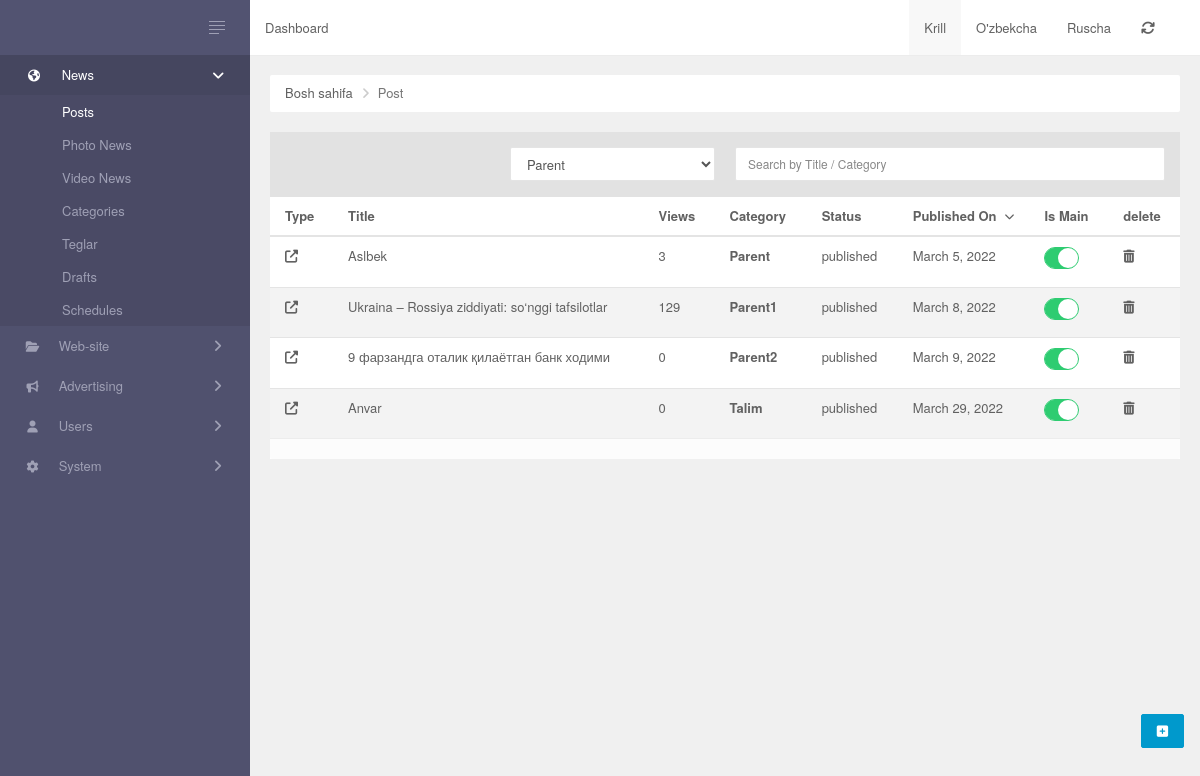
/, run on an earlier commit of the app's database.
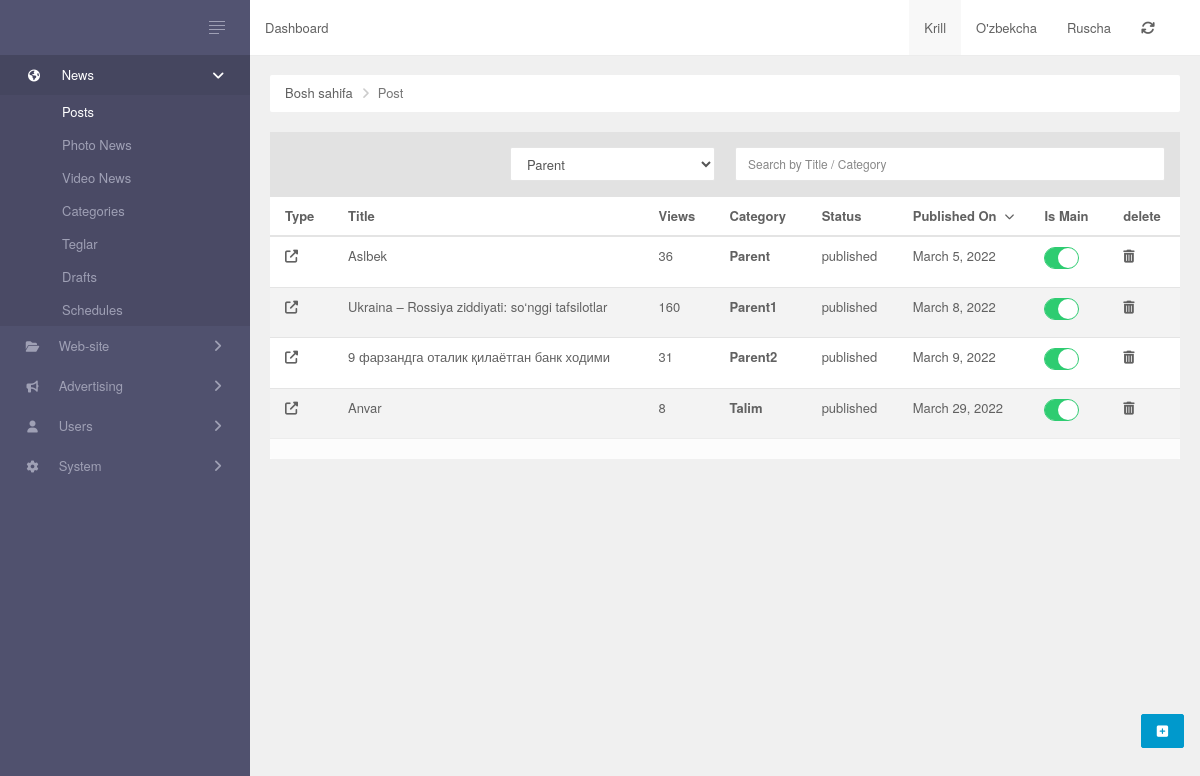
And on a later commit of the database.
### Admin/models/post.py (models this page shows, shortened)
class Post(models.Model):
    name = models.CharField(max_length = 200)
    slug = models.SlugField(unique=True, max_length=100)
    img = models.ImageField(upload_to='image/', default=True)
    short_info = models.CharField(max_length = 150)
    description = QuillField()
    category = models.ForeignKey('Category', on_delete = models.CASCADE)
    tags = TaggableManager()
    created_at = models.DateTimeField(auto_now_add = True)
    updated_at = models.DateTimeField(auto_now = True)
    STATUS = Choices('draft', 'published', 'disabled', 'posted')
    status = StatusField()
    views = models.PositiveBigIntegerField(default = 0)
    author = models.ForeignKey('MyUser', on_delete = models.CASCADE)
    is_main = models.BooleanField(default = False)

### Admin/models/category.py (models this page shows)
class Category(MPTTModel):
    name = models.CharField(max_length = 200)
    slug = models.SlugField(unique=True)
    description = models.TextField()
    is_hidden = models.BooleanField()
    is_home = models.BooleanField()
    creted_at = models.DateTimeField(auto_now_add = True)
    parent = TreeForeignKey('self', on_delete=models.CASCADE, null=True, blank=True, related_name='children')
    class MPTTMeta:
        order_insertion_by = ['name']
    def __str__(self):
        return self.name

### Admin/views.py (the view)
# urls.py: path('', index, name ='home'),
def index(request):
    news = Post.objects.all()
    category = Category.objects.all()
    return render(request,'index.html',{'news':news,'categories':category})

### Admin/templates/index.html (shortened to what this page needs)
{% extends 'base.html' %}
{% load static %}
{% block content %}
        <div class="main-panel">
            {% include 'inc/header.html' %}
            <div class="main-content">
                <ul class="breadcrumb ">
                    <li><a href="{% url 'home' %}">Bosh sahifa</a></li>
                    <li class="active">Post</li>
                </ul>
                <div class="button-panel">
                    <a class="btn btn-fab btn-raised btn-primary" href="{% url 'createpost' %}" title="Yangi post qo'shish"><i class="fa-solid fa-square-plus"></i></a>
                </div>
                <div id="post-grid" data-pjax-container="">
                    <div class="panel panel-default data-grid">
                        <div class="panel-heading">
                            <div class="row" id="data-grid-filters">
                                <form id="w0" action="{% url 'news_search' %}" method="post">
                                    <div class="col col-md-3  col-md-offset-3">
                                        <div class="form-group field-post-_domain">
                                            <select class="form-control">
                                                {% for i in categories %}
                                                <option value="{{i.name}}">{{i.name}}</option>
                                                {% endfor %}
                                            </select>
                                        </div>
                                    </div>
                                    <div class="col col-md-6 col-md-6">
                                        <div class="form-group field-post-search">
                                            <input type="text" id="post-search" class="form-control" name="query" placeholder="Search by Title / Category">
                                        </div>
                                    </div>
                                </form>
                            </div>
                        </div>
                        <div id="data-grid" class="table-responsive scroll">
                            <table class="table table-striped table-hover">
                                <thead>
                                    <tr>
                                        <th><a href="" data-sort="type">Type</a></th>
                                        <th><a href="" data-sort="title">Title</a></th>
                                        <th><a href="" data-sort="views">Views</a></th>
                                        <th><a href="/post/index?sort=views" data-sort="views">Category</a></th>
                                        <th><a href="/post/index?sort=status" data-sort="status">Status</a></th>
                                        <th><a class="desc" href="/post/index?sort=published_on" data-sort="published_on">Published On</a></th>
                                        <th><a href="/post/index?sort=is_main" data-sort="is_main">Is Main</a></th>
                                        <th>delete</th>
                                    </tr>
                                </thead>
                                <tbody>
                                    {% for i in news %}
                                    <tr class="  " data-key="620ddae1f2750876ef694475">
                                        <td><a href="#" data-pjax="0" target="_blank"><i class="fa fa-external-link"></i></a></td>
                                        <td><a href="{% url 'updatepost' i.slug %}" data-pjax="0">{{i.name|truncatechars:100}}</a></td>
                                        <td>{{i.views}}</td>
                                        <th><a href="" data-sort="views">{{i.category}}</a></th>
                                        <td>{{i.status}}</td>
                                        <td>{{i.created_at|date}}</td>
                                        <td>
                                            <label id="checkBo_w30" class="switch switch-sm">
                                                <input type="checkbox" name="is_main" {% if i.is_main %}checked{% endif %} ><span><i class='handle'></i></span>
                                            </label>
                                        </td>
                                        <td><a href="{% url 'deletepost' i.slug %}" data-pjax="0"><i class="fa-solid fa-trash-can"></i></a></td>
                                    </tr>
                                    {% endfor %}
                                </tbody>
                            </table>
                            <div class='panel-footer'>
                            </div>
                        </div>
                    </div>
                </div>
            </div>
        </div>
{% endblock %}

### templates/base.html (shortened to what this page needs)
{% load static %}
{% load bootstrap5 %}
{% load widget_tweaks %}
<!DOCTYPE html>
<html lang="en">
<head>
    <link href="{% static 'fontawesomefree/css/all.min.css' %}" rel="stylesheet" type="text/css">
    <link rel="stylesheet" href="{% static 'css/style.css' %}">
    <link rel="stylesheet" href="{% static 'css/bootstrap.css' %}">
    <link rel="stylesheet" href="{% static 'css/perfect-scollbar.min.css' %}">
    <link rel="stylesheet" href="{% static 'css/urban.css' %}">
    <link rel="stylesheet" href="{% static 'css/urban.skins.css' %}">
</head>
<body class="sidebar-skin-dark">
    <div class="app layout-fixed-header ">
        {% include 'include/sidebar.html' %}
    {% block content %}
    {% endblock %}
    </div>
</body>
</html>

### templates/include/sidebar.html (shortened to what this page needs)
<div class="sidebar-panel offscreen-left">
    <div class="brand">
        <a href="javascript:;" class="toggle-sidebar hidden-xs hamburger-icon v3"
           data-toggle="layout-small-menu">
            <span></span>
            <span></span>
            <span></span>
            <span></span>
        </a>
    </div>
    {% with request.resolver_match.url_name as url_name %}
    <nav class="ps-container ps-theme-default" role="navigation">
        <ul class="nav">
            <li class="menu-accordion {% if url_name == 'home' or url_name == 'categories' %}open{% endif %}">
                <a href="/post/#">
                    <i class="fa fa-globe"></i>
                    <span>News</span>
                </a>
                <ul class="sub-menu">
                    <li class="{% if url_name == 'home' %}active{% endif %}">
                        <a href="{% url 'home' %}">
                            <span>Posts</span>
                        </a>
                    </li>
                    <li class="">
                        <a href="/post/photo">
                            <span>Photo News</span>
                        </a>
                    </li>
                    <li class="">
                        <a href="/post/video">
                            <span>Video News</span>
                        </a>
                    </li>
                    <li class="{% if url_name == 'categories' %}active{% endif %}">
                        <a href="{% url 'categories' %}">
                            <span>Categories</span>
                        </a>
                    </li>
                    <li class="">
                        <a href="/tag/index">
                            <span>Teglar</span>
                        </a>
                    </li>
                    <li class="">
                        <a href="/post/draft">
                            <span>Drafts</span>
                        </a>
                    </li>
                    <li class="">
                        <a href="/post/schedule">
                            <span>Schedules</span>
                        </a>
                    </li>
                </ul>
            </li>
            <li class="menu-accordion">
                <a href="/post/#">
                    <i class="fa fa-folder-open"></i>
                    <span>Web-site</span>
                </a>
            </li>
            <li class="menu-accordion ">
                <a href="/post/#">
                    <i class="fa fa-bullhorn"></i>
                    <span>Advertising</span>
                </a>
            </li>
            <li class="menu-accordion {% if url_name == 'user_list' %}open{% endif %}">
                <a href="/post/#">
                    <i class="fa fa-user"></i>
                    <span>Users</span>
                </a>
            </li>
            <li class="menu-accordion ">
                <a href="/system/index">
                    <i class="fa fa-gear"></i>
                    <span>System</span>
                </a>
            </li>
        </ul>
    </nav>
    {% endwith %}
</div>

### Admin/templates/inc/header.html (shortened to what this page needs)
<header class="header navbar">
    <ul class="nav navbar-nav hidden-xs">
        <li>
            <p class="navbar-text">Dashboard</p>
        </li>
    </ul>
    <ul class="nav navbar-nav navbar-right hidden-xs">
        <li class="active">
            <a href="/post/index">Krill</a>
        </li>
        <li class="">
            <a href="/uz/post/index">O'zbekcha</a>
        </li>
        <li class="">
            <a href="/ru/post/index">Ruscha</a>
        </li>
        <li>
            <a href="">
                <i class="fa fa-refresh"></i>
            </a>
        </li>
        <li>
            <a data-toggle="dropdown">
            </a>
        </li>
    </ul>
</header>

### Admin/templates/inc/pagination.html (shortened to what this page needs)
{% load static %}

### static/css/style.css (style rules this page uses)
.button-panel { bottom: 52px; position: fixed; right: 16px; z-index: 10000; }
.sidebar-panel { transition: width 0.33s cubic-bezier(0.685, 0.0473, 0.346, 1) 0s; }
.main-panel { transition: margin 0.33s cubic-bezier(0.685, 0.0473, 0.346, 1) 0s; }
.form-group { position: relative; }
.header .nav li.active { background-color: #F8F8F8; }
.header { border-bottom: 2px solid #e3e3e3; padding-bottom: 5px; display: block; }
.desc:after { font-family: FontAwesome; content: "\f078"; font-size: 10px; float: right; padding-top: 2px; }
.panel-heading .form-group { margin: 0px; }

### static/css/urban.skins.css (style rules this page uses)
.sidebar-skin-dark .sidebar-panel { background-color: #50516e; }
.sidebar-skin-dark .sidebar-panel > .brand { background-color: #525371; }
.sidebar-skin-dark .sidebar-panel > .brand a { color: #9fa0b5; }
.sidebar-skin-dark .sidebar-panel > .brand .hamburger-icon span { background-color: #9fa0b5; }
.sidebar-skin-dark .sidebar-panel > nav > ul > li > ul { background-color: #4a4a65; }
.sidebar-skin-dark .sidebar-panel > nav > ul > li > a:hover, .sidebar-skin-dark .sidebar-panel > nav > ul > li.open > a, .sidebar-skin-dark .sidebar-panel > nav > ul > li.open > a:hover, .sidebar-skin-dark .sidebar-panel > nav > ul > li.open > a:focus { background-color: #45465f; }
.sidebar-skin-dark .sidebar-panel > nav li.open > a, .sidebar-skin-dark .sidebar-panel > nav li.active > a { color: #ffffff; }
.sidebar-skin-dark .sidebar-panel > nav .open > a, .sidebar-skin-dark .sidebar-panel > nav .open > a:hover, .sidebar-skin-dark .sidebar-panel > nav .open > a:focus { background-color: transparent; }
.sidebar-skin-dark .sidebar-panel > nav a { color: #9fa0b5; }

### templates/base.html (style rules this page uses)
.scroll { overflow: auto; white-space: nowrap; }

What changed in the data, as far as the page shows it:
changed Post "Aslbek": views "3" → "36"
changed Post "Ukraina – Rossiya ziddiyati: so‘nggi tafsilotlar": views "129" → "160"
changed Post "9 фарзандга оталик қилаётган банк ходими": views "0" → "31"
changed Post "Anvar": views "0" → "8"
